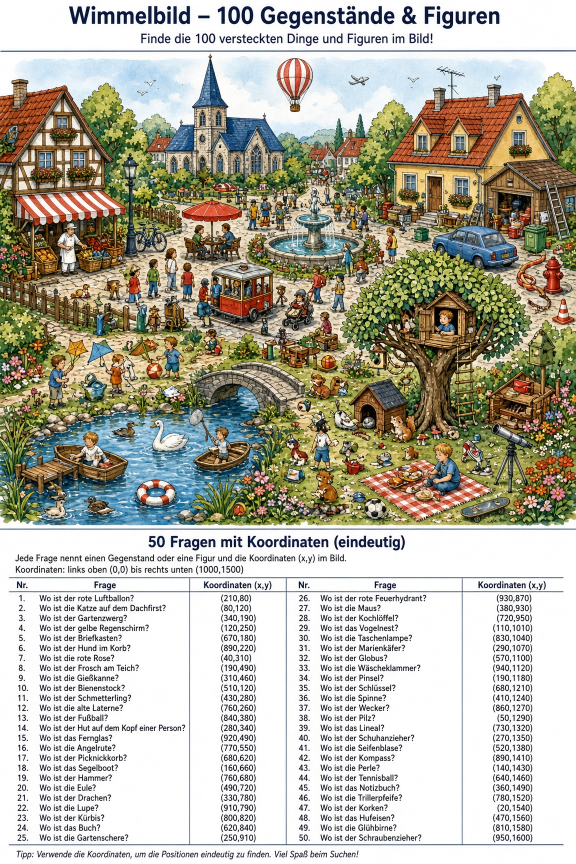
#> input picture apps/wimmelbilder/source/dorfplatz-original.jpg, 1152 x 1728 px, found by its file name (shown at 1/2 size)
$ python zuschneiden.py source/dorfplatz-original.jpg dorfplatz
#> lines starting #> are read from the running program, lines starting #| are printed output that depends on the picture
#!/usr/bin/env python3
"""Schneidet aus einem Wimmelbild-Blatt den eigentlichen Bildbereich heraus.

Die Blätter haben immer denselben Aufbau: Überschrift, darunter die bunte
Illustration, darunter eine Tabelle mit Fragen und Koordinaten. Der Bildbereich
wird über die Farbsättigung gefunden – die Illustration ist bunt, Überschrift
und Tabelle sind grau. Anschließend wird der gefundene Streifen nach oben und
unten erweitert, solange die Zeilen nicht weiß sind (der helle Himmel am oberen
Bildrand ist kaum gesättigt und würde sonst abgeschnitten).

Aufruf:

    python3 tools/zuschneiden.py source/dorfplatz-original.jpg dorfplatz

Erzeugt:

    images/<id>.jpg          den zugeschnittenen Bildbereich
    build/<id>-tabelle.png   den Tabellenbereich, vergrößert, zum Abtippen/OCR
    build/<id>-geruest.js    ein Datei-Gerüst mit den erkannten Maßen

Die Fragen und Koordinaten trägt man danach von Hand (oder per OCR) in
data/<id>.js ein – siehe README.md.
"""

import sys
from pathlib import Path

import numpy as np
from PIL import Image

WURZEL = Path(__file__).resolve().parent.parent

# Ab dieser mittleren Sättigung je Zeile gilt eine Zeile als Illustration.
SAETTIGUNG_SCHWELLE = 40
# Ab dieser mittleren Helligkeit gilt eine Zeile als leer (Papierweiß).
WEISS_SCHWELLE = 247
# Kürzere Streifen sind Zierlinien o. Ä., kein Bildbereich.
MIN_HOEHE = 50


def streifen_finden(bild: Image.Image) -> tuple[int, int]:
    """Liefert (oben, unten) des Illustrationsbereichs in Pixelzeilen."""
    hsv = np.asarray(bild.convert("HSV")).astype(int)
    rgb = np.asarray(bild.convert("RGB")).astype(int)
    saettigung = hsv[:, :, 1].mean(axis=1)
    helligkeit = rgb.mean(axis=(1, 2))
    hoehe = len(saettigung)

    bunt = saettigung > SAETTIGUNG_SCHWELLE
    streifen, start = [], None
    for y in range(hoehe):
        if bunt[y] and start is None:
            start = y
        elif not bunt[y] and start is not None:
            streifen.append((start, y))
            start = None
    if start is not None:
        streifen.append((start, hoehe))

    streifen = [s for s in streifen if s[1] - s[0] >= MIN_HOEHE]
    if not streifen:
        raise SystemExit("Kein Bildbereich gefunden – Schwellen anpassen.")

    oben, unten = max(streifen, key=lambda s: s[1] - s[0])
    while oben > 0 and helligkeit[oben - 1] < WEISS_SCHWELLE:
        oben -= 1
    while unten < hoehe and helligkeit[unten] < WEISS_SCHWELLE:
        unten += 1
    return oben, unten


def spalten_finden(bild: Image.Image, oben: int, unten: int) -> tuple[int, int]:
    """Liefert (links, rechts) des Illustrationsbereichs in Pixelspalten."""
    rgb = np.asarray(bild.convert("RGB")).astype(int)
    helligkeit = rgb[oben:unten].mean(axis=(0, 2))
    gefuellt = np.where(helligkeit < WEISS_SCHWELLE)[0]
    if len(gefuellt) == 0:
        return 0, bild.width
    return int(gefuellt.min()), int(gefuellt.max()) + 1


def geruest(kennung: str, quelle: Path, zuschnitt: dict, groesse: dict) -> str:
    return f"""// Datensatz "{kennung}" – erzeugt von tools/zuschneiden.py, Fragen noch eintragen.
Wimmelbild.register({{
  id: '{kennung}',
  titel: '{kennung}',
  bild: 'images/{kennung}.jpg',
  bildGroesse: {{ breite: {groesse['breite']}, hoehe: {groesse['hoehe']} }},
  koordinatenRaum: {{ breite: 1000, hoehe: 1500 }},
  toleranz: 0.06,
  koordinatenGeprueft: false,
  quelle: {{
    datei: '{quelle.as_posix()}',
    zuschnitt: {{ x: {zuschnitt['x']}, y: {zuschnitt['y']}, breite: {zuschnitt['breite']}, hoehe: {zuschnitt['hoehe']} }}
  }},
  fragen: [
    // {{ nr: 1, frage: 'Wo ist ...?', ziel: '...', x: 0, y: 0 }},
  ]
}});
"""


def main() -> None:
    if len(sys.argv) != 3:
        raise SystemExit("Aufruf: zuschneiden.py <quellbild> <kennung>")
    quelle = Path(sys.argv[1])
    kennung = sys.argv[2]
    bild = Image.open(quelle)
#> bild is the input picture: PIL image 1152x1728 RGB; mean R, G, B 179, 176, 161.7

    oben, unten = streifen_finden(bild)
#> in streifen_finden, `hsv = np.asarray(bild.convert("HSV")).astype(int)`:
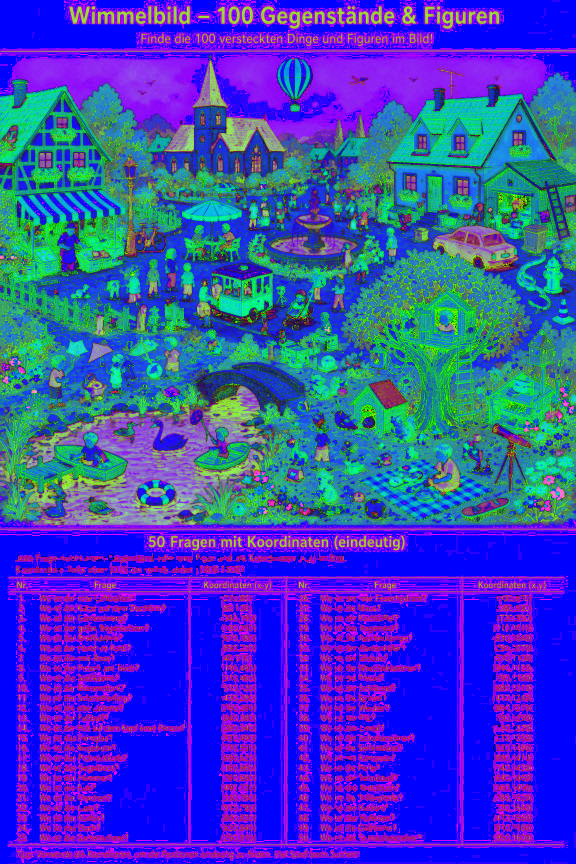
#> hsv: shape (1728, 1152, 3) int64 (shown at 1/2 size); mean R, G, B 60.5, 66.1, 186.8
#> in streifen_finden, `saettigung = hsv[:, :, 1].mean(axis=1)`: saettigung = 1728 values, max 153.6 at index 700, min 0.11 at index 1128, mean 66.1
#> in streifen_finden, `helligkeit = rgb.mean(axis=(1, 2))`: helligkeit = 1728 values, max 254.5 at index 0, min 62.12 at index 1689, mean 172.2
#> in streifen_finden, `hoehe = len(saettigung)`: hoehe = 1728
#> after the loop in streifen_finden, `for y in range(hoehe):`: streifen = [(23, 47), (101, 103), (160, 1050), (1057, 1059), (1079, 1083), (1085, 1087), (1090, 1094), (1155, 1156), (1183, 1184), (1689, 1690)]
#> in streifen_finden, `streifen = [s for s in streifen if s[1] - s[0] >= MIN_HOEHE]`: streifen = [(160, 1050)]
#> in streifen_finden, `oben, unten = max(streifen, key=lambda s: s[1] - s[0])`: oben = 160; unten = 1050
#> the loop in streifen_finden, `while oben > 0 and helligkeit[oben - 1] < WEISS_SCHWELLE:` made 43 passes
#> oben on passes 1 to 12: 159, 158, 157, 156, 155, 154, 153, 152, 151, 150, 149, 148
#> after the loop in streifen_finden, `while oben > 0 and helligkeit[oben - 1] < WEISS_SCHWELLE:`: oben = 117
#> the loop in streifen_finden, `while unten < hoehe and helligkeit[unten] < WEISS_SCHWELLE:` made 1 pass
#> unten on pass 1: 1051
#> after the loop in streifen_finden, `while unten < hoehe and helligkeit[unten] < WEISS_SCHWELLE:`: unten = 1051
#> oben = 117; unten = 1051
    links, rechts = spalten_finden(bild, oben, unten)
#> in spalten_finden, `helligkeit = rgb[oben:unten].mean(axis=(0, 2))`: helligkeit = 1152 values, max 156.6 at index 322, min 87.19 at index 30, mean 123.5
#> in spalten_finden, `gefuellt = np.where(helligkeit < WEISS_SCHWELLE)[0]`: gefuellt = 1152 values from 0 to 1151
#> links = 0; rechts = 1152
    ausschnitt = bild.crop((links, oben, rechts, unten))
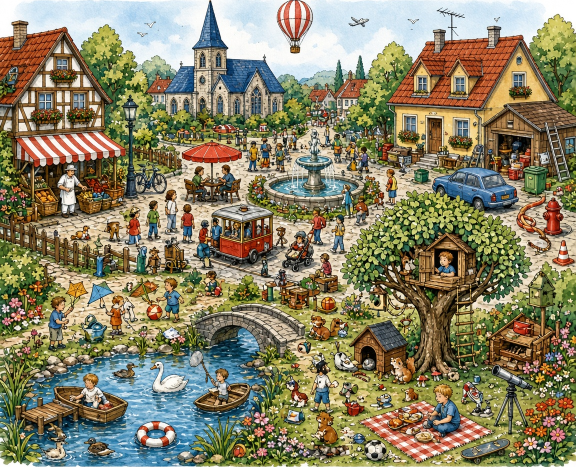
#> ausschnitt: PIL image 1152x934 RGB (shown at 1/2 size); mean R, G, B 136.8, 130.8, 102.7

    (WURZEL / "images").mkdir(exist_ok=True)
    (WURZEL / "build").mkdir(exist_ok=True)
    ziel = WURZEL / "images" / f"{kennung}.jpg"
    ausschnitt.convert("RGB").save(ziel, quality=92, optimize=True)

    # Alles unterhalb der Illustration ist der Fragenteil – vergrößert
    # abgelegt, damit man ihn bequem abtippen oder durch eine OCR schicken kann.
    tabelle = bild.crop((0, unten, bild.width, bild.height))
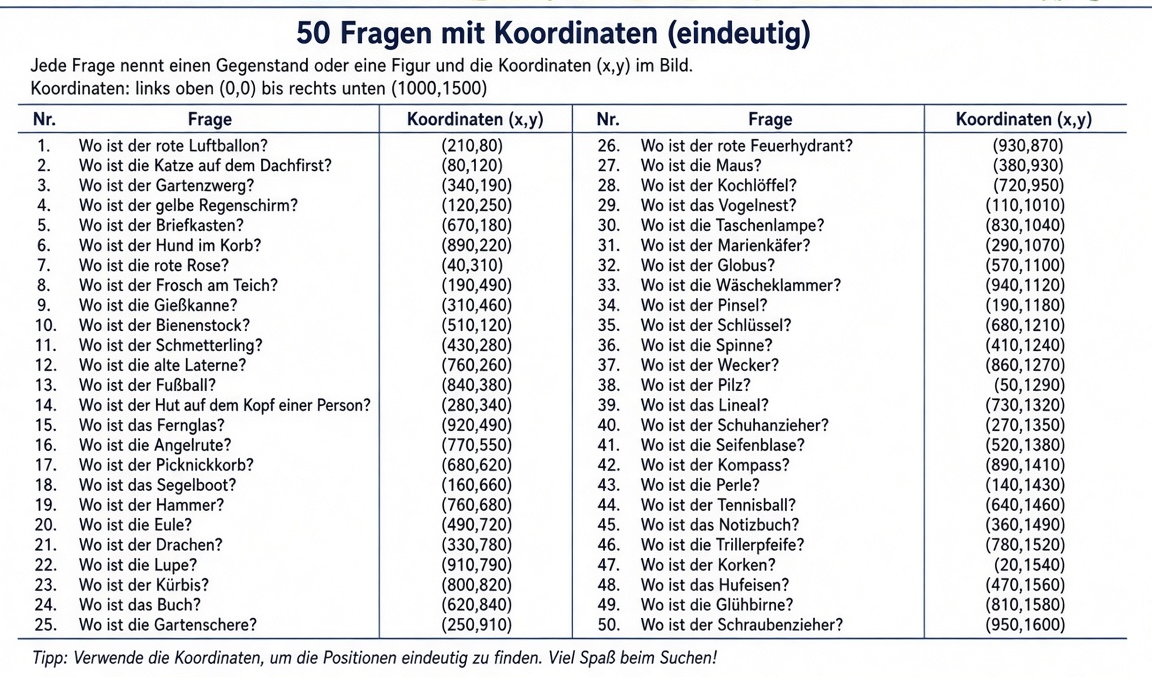
#> tabelle: PIL image 1152x677 RGB; mean R, G, B 230, 230.4, 231.7
    if tabelle.height > 20:
        tabelle.resize((tabelle.width * 2, tabelle.height * 2), Image.LANCZOS).save(
            WURZEL / "build" / f"{kennung}-tabelle.png"
        )

    zuschnitt = {"x": links, "y": oben, "breite": rechts - links, "hoehe": unten - oben}
#> zuschnitt = {'x': 0, 'y': 117, 'breite': 1152, 'hoehe': 934}
    groesse = {"breite": ausschnitt.width, "hoehe": ausschnitt.height}
#> groesse = {'breite': 1152, 'hoehe': 934}
    (WURZEL / "build" / f"{kennung}-geruest.js").write_text(
        geruest(kennung, quelle, zuschnitt, groesse), encoding="utf-8"
    )

    print(f"Bildbereich  : x={links} y={oben} {zuschnitt['breite']}x{zuschnitt['hoehe']}")
#| Bildbereich  : x=0 y=117 1152x934
    print(f"geschrieben  : {ziel.relative_to(WURZEL)}")
    print(f"               build/{kennung}-tabelle.png")
    print(f"               build/{kennung}-geruest.js")


if __name__ == "__main__":
    main()
